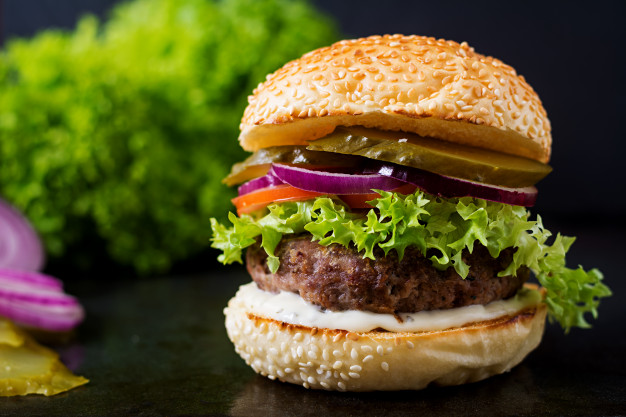
#> input picture 04. Working with Images/hamburger.jpg, 626 x 417 px
$ jupyter execute Test.ipynb
#> lines starting #> are read from the running program, lines starting #| are printed output that depends on the picture; after the words box and inside, x2 and y2 are one past the last pixel; in counts of white or black regions, pixels touching at a corner belong together
[cell 1]
import numpy as np
import pandas as pd
import matplotlib.pyplot as plt

### Image Size

__This delicious hamburger image is a standard RGB image. How much memory (in bytes) will this image take? You can either compute the answer or read the image and see how much space it takes.__

To calculate the memory size of an RGB image, we need to know the image's dimensions (width and height) and the fact that each pixel in an RGB image is represented by three color channels (Red, Green, and Blue), with each channel typically taking 1 byte (8 bits).

[cell 2]
from PIL import Image

# Load the image
image_path = 'hamburger.jpg'
image = Image.open(image_path)
#> image is the input picture: PIL image 626x417 RGB; mean R, G, B 90.1, 84.1, 36.8

# Get image dimensions
width, height = image.size
#> width = 626; height = 417

# Calculate memory size
memory_size = width * height * 3  # since it's an RGB image
#> memory_size = 783126

print(f"Memory Size: {memory_size} bytes")
#| Memory Size: 783126 bytes

#### Histograms
__The images in this figure display, respectively: a part of a cat's eye, completely random noise, and three concentric circles of different brightness. Which image(s) produced Histogram B?__

[cell 3]
import numpy as np
import matplotlib.pyplot as plt
import cv2

def generate_cat_eye_image():
    # Create a synthetic 'cat eye' image with varying intensities
    img = np.zeros((100, 100, 3), dtype=np.uint8)
    cv2.circle(img, (50, 50), 40, (100, 100, 200), -1)  # Simulating eye color
    cv2.circle(img, (50, 50), 20, (50, 50, 100), -1)    # Simulating pupil
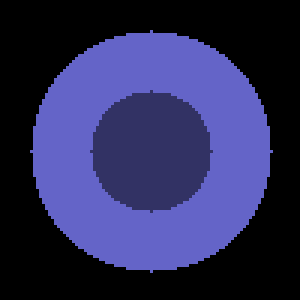
#> img: shape (100, 100, 3) (shown 3 times larger); mean of channels 0, 1, 2 44, 44, 87.9; drawn as R, G, B
    return img

def generate_random_noise_image():
    # Create a random noise image
    img = np.random.randint(0, 256, (100, 100, 3), dtype=np.uint8)
    return img

def generate_concentric_circles_image():
    # Create an image with three concentric circles of different brightness
    img = np.zeros((100, 100, 3), dtype=np.uint8)
    cv2.circle(img, (50, 50), 10, (50, 50, 50), -1)     # Inner circle
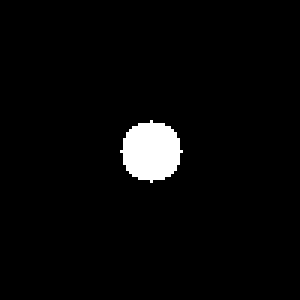
#> img: shape (100, 100, 3) (shown 3 times larger); values 0 (black) and 50 (white), 3.2% white; 1 white region, box (x1, y1, x2, y2) and area: (40, 40, 61, 61) 317
    cv2.circle(img, (50, 50), 30, (150, 150, 150), -1)  # Middle circle
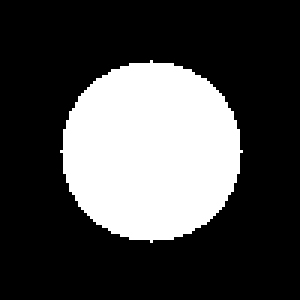
#> img: shape (100, 100, 3) (shown 3 times larger); values 0 (black) and 150 (white), 28.2% white; 1 white region, box (x1, y1, x2, y2) and area: (20, 20, 81, 81) 2821
    cv2.circle(img, (50, 50), 50, (200, 200, 200), -1)  # Outer circle
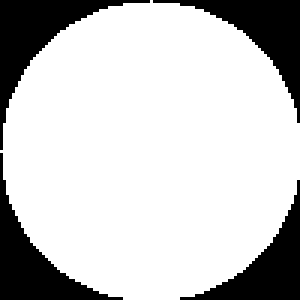
#> img: shape (100, 100, 3) (shown 3 times larger); values 0 (black) and 200 (white), 78.4% white; 4 black regions, box (x1, y1, x2, y2) and area: (0, 0, 50, 50) 589, (51, 0, 100, 41) 539, (0, 51, 41, 100) 539, (60, 60, 100, 100) 490
    return img

def plot_image_and_histogram(img, title):
    # Plot the image and its histogram
#> called with title = "Cat's Eye"
    fig, ax = plt.subplots(1, 2, figsize=(12, 5))
    ax[0].imshow(cv2.cvtColor(img, cv2.COLOR_BGR2RGB))
    ax[0].set_title(title)
    ax[0].axis('off')

    # Calculate histogram for each color channel
    colors = ('b', 'g', 'r')
    for i, color in enumerate(colors):
        hist = cv2.calcHist([img], [i], None, [256], [0, 256])
        ax[1].plot(hist, color=color)
        ax[1].set_xlim([0, 256])

    ax[1].set_title('Histogram')
    plt.show()
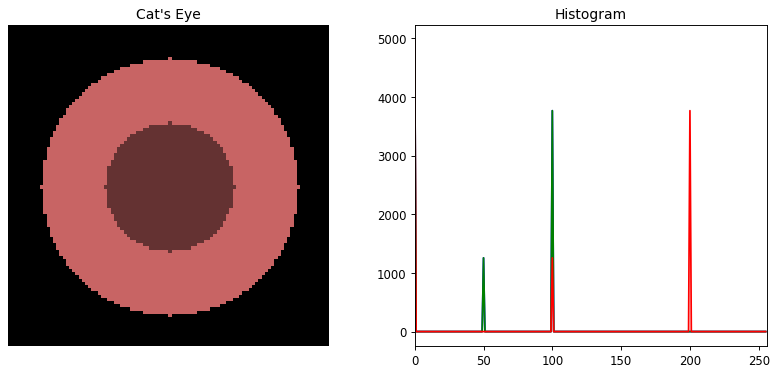
#> figure drawn by matplotlib, 2 panels; panel 2: curve peaks at x = 0, y = 4975; panel 2: curve peaks at x = 0, y = 4975; panel 2: curve peaks at x = 0, y = 4975

# Generate the images
cat_eye_image = generate_cat_eye_image()
random_noise_image = generate_random_noise_image()
concentric_circles_image = generate_concentric_circles_image()

# Plot images and their histograms
plot_image_and_histogram(cat_eye_image, "Cat's Eye")
plot_image_and_histogram(random_noise_image, "Random Noise")
#> call 2 of plot_image_and_histogram, with title = 'Random Noise'
#> in plot_image_and_histogram (call 2), `plt.show()`:
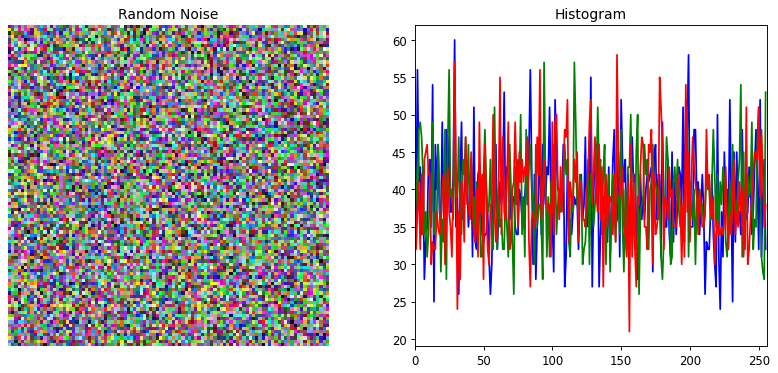
#> figure drawn by matplotlib, 2 panels; panel 2: curve peaks at x = 29, y = 60; panel 2: curve peaks at x = 94, y = 57; panel 2: curve peaks at x = 147, y = 58
plot_image_and_histogram(concentric_circles_image, "Concentric Circles")
#> call 3 of plot_image_and_histogram, with title = 'Concentric Circles'
#> in plot_image_and_histogram (call 3), `plt.show()`:
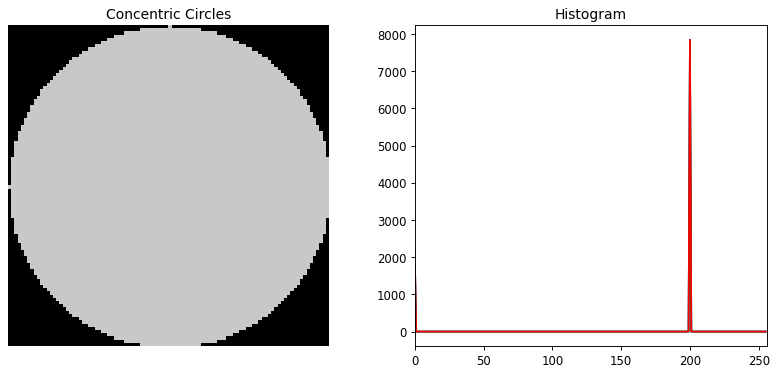
#> figure drawn by matplotlib, 2 panels; panel 2: curve peaks at x = 200, y = 7843; panel 2: curve peaks at x = 200, y = 7843; panel 2: curve peaks at x = 200, y = 7843

Histogram B shows distinct peaks at a few intensity levels, which is characteristic of an image with a few distinct brightness values. This matches the description of Image 3, which has three concentric circles of different brightness. The distinct peaks in the histogram correspond to the different brightness levels of the circles in the image.

__Answear:  Image 3__

#### Dominant Channel
__An indication of the dominant color of the image can be the dominant channel, i.e. the channel (R, G, or B) with the greatest average brightness (intensity). What is the mean brightness of the dominant channel in the hamburger image? Round your answer to two decimal places.__

[cell 4]
from PIL import Image
import numpy as np

# Load the image
image_path = 'hamburger.jpg'
image = Image.open(image_path)

# Convert image to a NumPy array
image_array = np.array(image)

# Calculate the mean brightness for each channel
mean_red = np.mean(image_array[:, :, 0])
#> mean_red = 90.09
mean_green = np.mean(image_array[:, :, 1])
#> mean_green = 84.07
mean_blue = np.mean(image_array[:, :, 2])
#> mean_blue = 36.79

# Identify the dominant channel and its mean brightness
dominant_channel_mean = max(mean_red, mean_green, mean_blue)
#> dominant_channel_mean = 90.09

print(f"Mean brightness of the dominant channel: {dominant_channel_mean:.2f}")
#| Mean brightness of the dominant channel: 90.09

Answear: 90.09

Convolution Filter
What does this filter do? Try to guess without applying it directly or looking it up.

\[
\begin{bmatrix}
0 & -1 & 0 \\
-1 & 5 & -1 \\
0 & -1 & 0 \\
\end{bmatrix}
\]
Morphology
Read the blue channel of the hamburger image. Perform binary opening on this channel using a 3x3 square as the structuring element. How many white pixels does the resulting image contain?
Note: Depending on the version of skimage you're using, you may get different answers.

- Sharpening
- Blurring
- Edge detection
- Corner detection
- Circle detection
- Object detection
- Rotation
- Scaling
- Solarization
- Posterization
- None of the above

This type of kernel enhances the central pixel relative to its neighbors. When applied, it increases the intensity of the central pixel and decreases the intensities of the neighboring pixels, which emphasizes the differences between the central pixel and its neighbors.

Therefore, this filter is used for sharpening an image. It enhances the edges and fine details, making the image appear crisper.

__Answear: Sharpening__

#### Morphology
__Read the blue channel of the hamburger image. Perform binary opening on this channel using a 3x3 square as the structuring element. How many white pixels does the resulting image contain?
Note: Depending on the version of skimage you're using, you may get different answers.__

[cell 5]
from skimage.io import imread
from skimage.color import rgb2gray
from skimage.morphology import binary_opening, square
import numpy as np

image = np.array(image)

# Extract the blue channel
blue_channel = image[:, :, 2]
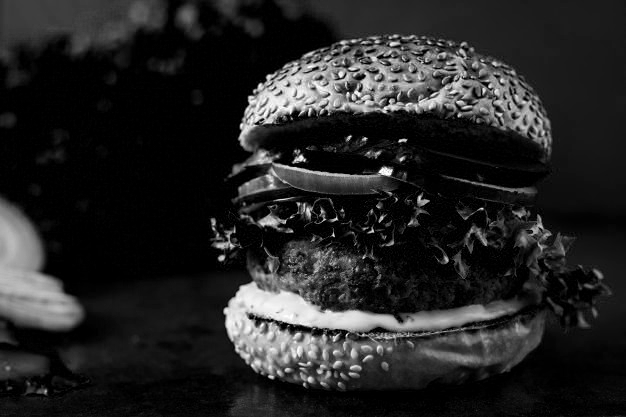
#> blue_channel: shape (417, 626); min 0, max 255, mean 36.8

# Convert the blue channel to a binary image (using Otsu's thresholding for simplicity)
binary_blue_channel = blue_channel > np.mean(blue_channel)
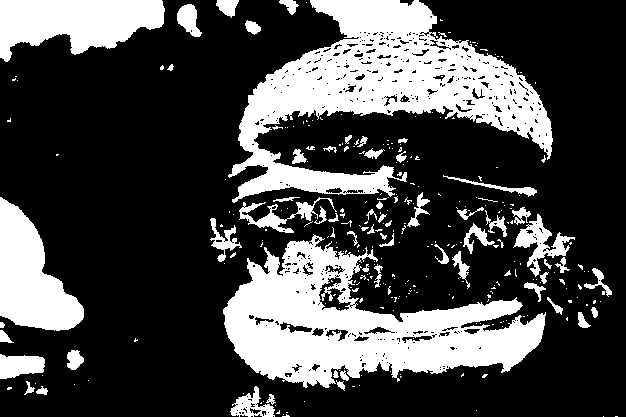
#> binary_blue_channel: shape (417, 626) bool; 28.1% white; 308 white regions (241 under 20 px), largest, box (x1, y1, x2, y2) and area: (228, 0, 553, 203) 26197, (223, 234, 546, 388) 23496, (0, 0, 165, 62) 6873

# Perform binary opening with a 3x3 square structuring element
opened_image = binary_opening(binary_blue_channel, square(3))
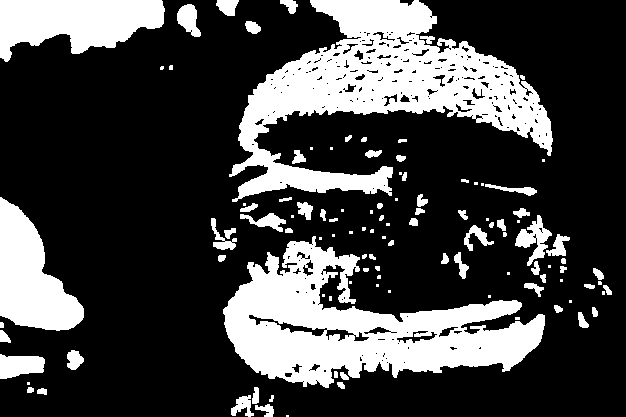
#> opened_image: shape (417, 626) bool; 26.7% white; 111 white regions (39 under 20 px), largest, box (x1, y1, x2, y2) and area: (229, 0, 553, 202) 25479, (223, 236, 545, 388) 22627, (0, 0, 165, 62) 6855

# Count the number of white pixels in the resulting image
num_white_pixels = np.sum(opened_image)
#> num_white_pixels = 69662

num_white_pixels
#> Out = 69662
